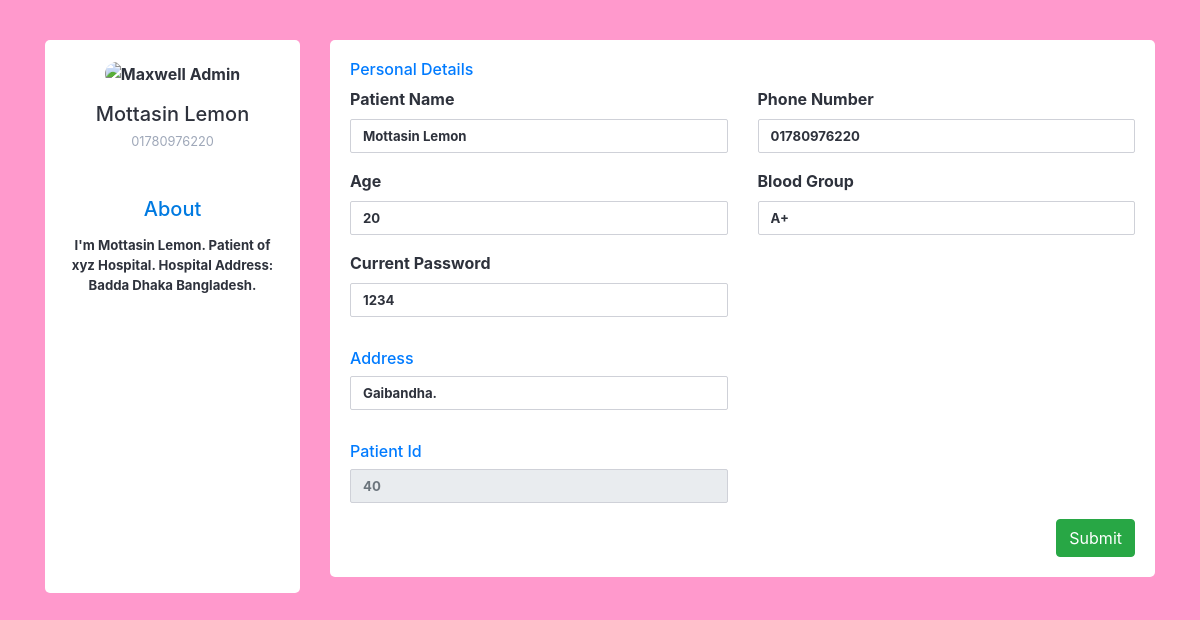
Page /update.php (signed in) on the committed database.
### tables this page shows
CREATE TABLE `patient_info` (
  `id` int(10) NOT NULL,
  `phone_number` varchar(15) NOT NULL,
  `address` varchar(200) NOT NULL,
  `age` int(3) NOT NULL,
  `blood_group` varchar(20) NOT NULL,
  `password` varchar(200) NOT NULL,
  `status` varchar(10) NOT NULL DEFAULT 'active',
  `created_at` varchar(20) NOT NULL DEFAULT current_timestamp(),
  `updated_at` varchar(20) DEFAULT NULL,
  `patient_name` varchar(100) NOT NULL
);

### update.php (the view, shortened to what this page needs)
<?php
if ( isset($_SESSION['profile_id']))
{
    $login_id = $_SESSION['profile_id'];
    $connection =  new mysqli('localhost','root','','hms');
    $sql =" SELECT * FROM patient_info WHERE id = $login_id";
    $data = $connection -> query($sql);
    $values = $data->fetch_assoc();
    $name = $values['patient_name'];
    $id = $values['id'];
    $phone_number = $values['phone_number'];
    $address = $values['address'];
    $age = $values['age'];
    $blood_group = $values['blood_group'];
    $password = $values['password'];
}
else{
    header('location:login.php');
}
?>
<!DOCTYPE html>
<html lang="en">
<head>
    <link href="https://cdn.jsdelivr.net/npm/bootstrap@4.5.0/dist/css/bootstrap.min.css" rel="stylesheet">
</head>
<body>
<div class="container">
    <div class="row gutters">
        <div class="col-xl-3 col-lg-3 col-md-12 col-sm-12 col-12">
            <div class="card h-100">
                <div class="card-body">
                    <div class="account-settings">
                        <div class="user-profile">
                            <div class="user-avatar">
                                <img src="https://bootdey.com/img/Content/avatar/avatar7.png" alt="Maxwell Admin">
                            </div>
                            <h5 class="user-name"><?php echo $name; ?></h5>
                            <h6 class="user-email"><?php echo $phone_number; ?></h6>
                        </div>
                        <div class="about">
                            <h5>About</h5>
                            <p>I'm <?php echo $name; ?>. Patient of xyz Hospital.  Hospital Address:
                                Badda Dhaka Bangladesh.  </p>
                        </div>
                    </div>
                </div>
            </div>
        </div>
        <div class="col-xl-9 col-lg-9 col-md-12 col-sm-12 col-12">
            <form method="POST" >
            <div class="card h-100">
                <div class="card-body">
                    <div class="row gutters">
                        <div class="col-xl-12 col-lg-12 col-md-12 col-sm-12 col-12">
                            <h6 class="mb-2 text-primary">Personal Details</h6>
                        </div>
                        <div class="col-xl-6 col-lg-6 col-md-6 col-sm-6 col-12">
                            <div class="form-group">
                                <label for="fullName">Patient Name</label>
                                <input type="text" style="font-weight: bold;" class="form-control" name="fullName" id="fullName" value="<?php echo $name; ?>" >
                            </div>
                        </div>
                        <div class="col-xl-6 col-lg-6 col-md-6 col-sm-6 col-12">
                            <div class="form-group">
                                <label for="eMail">Phone Number</label>
                                <input type="text" style="font-weight: bold;" class="form-control" id="phone_number" name="phone_number" value="<?php echo $phone_number; ?>" >
                            </div>
                        </div>
                        <div class="col-xl-6 col-lg-6 col-md-6 col-sm-6 col-12">
                            <div class="form-group">
                                <label for="website">Age</label>
                                <input type="text" style="font-weight: bold;" class="form-control" id="age" name="age" value="<?php echo $age; ?>" >
                            </div>
                        </div>
                        <div class="col-xl-6 col-lg-6 col-md-6 col-sm-6 col-12">
                            <div class="form-group">
                                <label for="website">Blood Group</label>
                                <input type="text" style="font-weight: bold;" class="form-control" id="blood_group" name="blood_group" value="<?php echo $blood_group; ?>" >
                            </div>
                        </div>
                        <div class="col-xl-6 col-lg-6 col-md-6 col-sm-6 col-12">
                            <div class="form-group">
                                <label for="Street">Current Password</label>
                                <input type="text" style="font-weight: bold;" class="form-control" id="password" name="password" value="<?php echo $password; ?>" >
                            </div>
                        </div>
                    </div>
                    <div class="row gutters">
                        <div class="col-xl-12 col-lg-12 col-md-12 col-sm-12 col-12">
                            <h6 class="mt-3 mb-2 text-primary">Address</h6>
                        </div>
                        <div class="col-xl-6 col-lg-6 col-md-6 col-sm-6 col-12">
                            <div class="form-group">
                                <input type="text" style="font-weight: bold;" class="form-control" id="address" name="address" value="<?php echo $address; ?>" >
                            </div>
                        </div>
                    </div>
                    <div class="row gutters">
                        <div class="col-xl-12 col-lg-12 col-md-12 col-sm-12 col-12">
                            <h6 class="mt-3 mb-2 text-primary">Patient Id</h6>
                        </div>
                        <div class="col-xl-6 col-lg-6 col-md-6 col-sm-6 col-12">
                            <div class="form-group">
                                <input type="text" style="font-weight: bold;" class="form-control" id="fullName" placeholder="<?php echo $id; ?>" disabled >
                            </div>
                        </div>
                    </div>
                    <div class="row gutters">
                        <div class="col-xl-12 col-lg-12 col-md-12 col-sm-12 col-12">
                            <div class="text-right">
                                <input type="submit" name="update_form_submit" value="Submit" class="btn btn-success">
            </form>
                            </div>
                        </div>
                    </div>
</body>
</html>

### update.php (style rules this page uses)
body { margin: 0; padding-top: 40px; color: #2e323c; background: #ff99cc; position: relative; height: 100%; font-weight: bold; }
.account-settings .user-profile { margin: 0 0 1rem 0; padding-bottom: 1rem; text-align: center; }
.account-settings .user-profile .user-avatar { margin: 0 0 1rem 0; }
.account-settings .user-profile .user-avatar img { width: 90px; height: 90px; -webkit-border-radius: 100px; -moz-border-radius: 100px; border-radius: 100px; }
.account-settings .user-profile h5.user-name { margin: 0 0 0.5rem 0; }
.account-settings .user-profile h6.user-email { margin: 0; font-size: 0.8rem; font-weight: 400; color: #9fa8b9; }
.account-settings .about { margin: 2rem 0 0 0; text-align: center; }
.account-settings .about h5 { margin: 0 0 15px 0; color: #007ae1; }
.account-settings .about p { font-size: 0.825rem; }
.form-control { border: 1px solid #cfd1d8; -webkit-border-radius: 2px; -moz-border-radius: 2px; border-radius: 2px; font-size: .825rem; background: #ffffff; color: #2e323c; }
.card { background: #ffffff; -webkit-border-radius: 5px; -moz-border-radius: 5px; border-radius: 5px; border: 0; margin-bottom: 1rem; }

### rows in the picture
patient_info: patient_name "Mottasin Lemon", phone_number "01780976220", fullName "Mottasin Lemon", age "20", blood_group "A+", password "1234", address "Gaibandha.", id "40"
